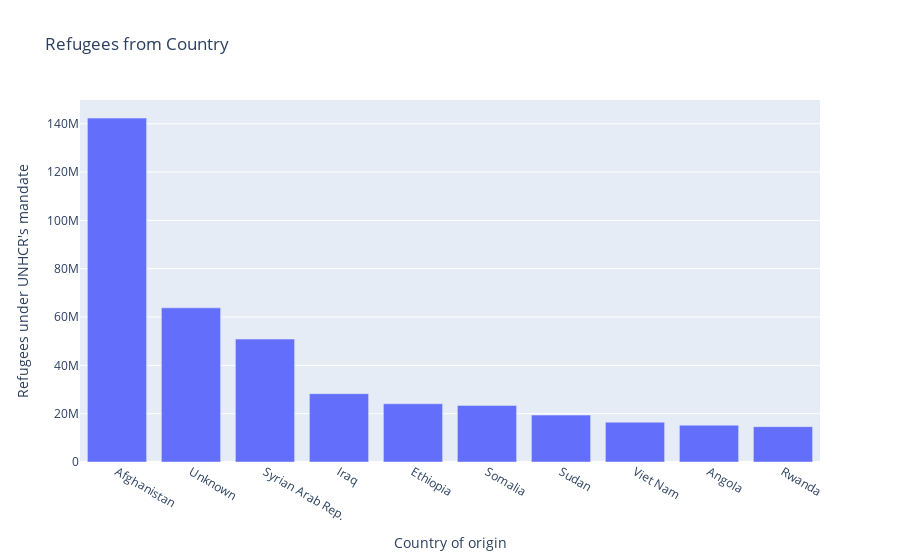

The notebook cell this image was saved under:
### Code cell
df_refugeesfrom = dataset.groupby('Country of origin')['Refugees under UNHCR\'s mandate'].sum().reset_index()
df_refugeesfrom = df_refugeesfrom.sort_values(by= 'Refugees under UNHCR\'s mandate', ascending=False)
fig = px.bar(df_refugeesfrom.head(10), x='Country of origin', y='Refugees under UNHCR\'s mandate', title='Refugees from Country')
fig.show()

### Figure 1 — Plotly figure (JSON) as saved in the notebook; plotly's stock layout.template omitted (floating-point values rounded to 4 significant figures)
{"data": [{"alignmentgroup": "True", "hovertemplate": "Country of origin=%{x}<br>Refugees under UNHCR's mandate=%{y}<extra></extra>", "legendgroup": "", "marker": {"color": "#636efa", "pattern": {"shape": ""}}, "name": "", "offsetgroup": "", "orientation": "v", "showlegend": false, "textposition": "auto", "type": "bar", "x": ["Afghanistan", "Unknown ", "Syrian Arab Rep.", "Iraq", "Ethiopia", "Somalia", "Sudan", "Viet Nam", "Angola", "Rwanda"], "xaxis": "x", "y": [142337769, 63802915, 50869931, 28275778, 24109910, 23436355, 19421091, 16478660, 15237166, 14626607], "yaxis": "y"}], "layout": {"barmode": "relative", "legend": {"tracegroupgap": 0}, "title": {"text": "Refugees from Country"}, "xaxis": {"anchor": "y", "domain": [0, 1], "title": {"text": "Country of origin"}}, "yaxis": {"anchor": "x", "domain": [0, 1], "title": {"text": "Refugees under UNHCR's mandate"}}}}
